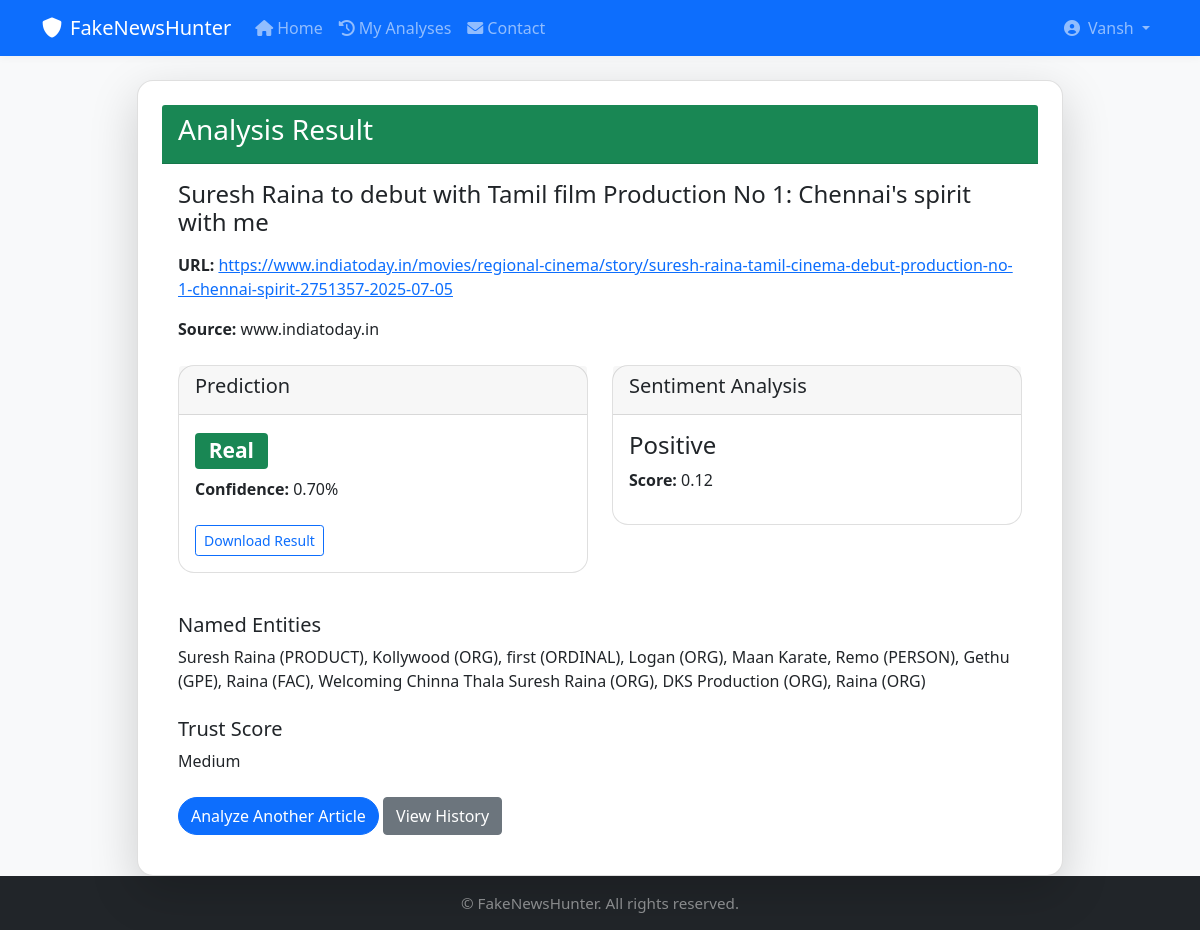
Page /result/2/ (signed in) on the committed database.
### core/models.py (models this page shows, shortened)
class UserProfile(models.Model):
    user = models.OneToOneField(User, on_delete=models.CASCADE, related_name='profile')
    full_name = models.CharField(max_length=255, blank=True)
    bio = models.TextField(max_length=500, blank=True)
    profile_picture = models.ImageField(upload_to='profile_pics/', blank=True, null=True)
    created_at = models.DateTimeField(auto_now_add=True)
    updated_at = models.DateTimeField(auto_now=True)
    @property
    def display_name(self):
        return self.full_name if self.full_name else self.user.username

class ArticleAnalysis(models.Model):
    user = models.ForeignKey(User, on_delete=models.CASCADE, related_name='analyses', null=True, blank=True)
    url = models.URLField(unique=True)
    title = models.CharField(max_length=512)
    content = models.TextField()
    publication_date = models.DateTimeField(null=True, blank=True)
    author = models.CharField(max_length=256, null=True, blank=True)
    source_domain = models.CharField(max_length=128)
    prediction = models.CharField(max_length=32)
    confidence = models.FloatField()
    sentiment = models.CharField(max_length=32)
    sentiment_score = models.FloatField()
    entities = models.TextField()
    trust_score = models.CharField(max_length=32)
    created_at = models.DateTimeField(auto_now_add=True)
    class Meta:
        verbose_name_plural = "Article Analyses"
        ordering = ['-created_at']

### core/views.py (the view)
# urls.py: path('result/<int:pk>/', views.result, name='result'),
@login_required
def result(request, pk):
    analysis = get_object_or_404(ArticleAnalysis, pk=pk)
    return render(request, 'result.html', {'analysis': analysis})

### templates/result.html (shortened to what this page needs)
{% extends 'base.html' %}
{% block content %}
<div class="row justify-content-center">
    <div class="col-md-10">
        <div class="card shadow-lg p-4">
            <div class="card-header bg-success text-white">
                <h3>Analysis Result</h3>
            </div>
            <div class="card-body">
                <h4 class="mb-3">{{ analysis.title }}</h4>
                <p><strong>URL:</strong> <a href="{{ analysis.url }}" target="_blank">{{ analysis.url }}</a></p>
                <p><strong>Source:</strong> {{ analysis.source_domain }}</p>
                <div class="row mt-4">
                    <div class="col-md-6">
                        <div class="card mb-3">
                            <div class="card-header">
                                <h5>Prediction</h5>
                            </div>
                            <div class="card-body">
                                <h3>
                                    <span class="badge bg-{% if analysis.prediction == 'Real' %}success{% else %}danger{% endif %}">
                                        {{ analysis.prediction }}
                                    </span>
                                </h3>
                                <p><strong>Confidence:</strong> {{ analysis.confidence|floatformat:2 }}%</p>
                                <a href="{% url 'download_result' analysis.pk %}" class="btn btn-outline-primary btn-sm mt-2">Download Result</a>
                            </div>
                        </div>
                    </div>
                    <div class="col-md-6">
                        <div class="card mb-3">
                            <div class="card-header">
                                <h5>Sentiment Analysis</h5>
                            </div>
                            <div class="card-body">
                                <h4>{{ analysis.sentiment }}</h4>
                                <p><strong>Score:</strong> {{ analysis.sentiment_score|floatformat:2 }}</p>
                            </div>
                        </div>
                    </div>
                </div>
                <div class="mt-4">
                    <h5>Named Entities</h5>
                    <p>{{ analysis.entities }}</p>
                </div>
                <div class="mt-4">
                    <h5>Trust Score</h5>
                    <p>{{ analysis.trust_score }}</p>
                </div>
                <div class="mt-4">
                    <a href="{% url 'home' %}" class="btn btn-primary">Analyze Another Article</a>
                    <a href="{% url 'history' %}" class="btn btn-secondary">View History</a>
                </div>
            </div>
        </div>
    </div>
</div>
{% endblock %}

### templates/navbar_user.html (shortened to what this page needs)
<nav class="navbar navbar-expand-lg navbar-dark bg-primary">
    <div class="container">
        <a class="navbar-brand" href="{% url 'home' %}">
            <i class="fas fa-shield-alt me-2"></i>FakeNewsHunter
        </a>
        <div class="collapse navbar-collapse" id="navbarNav">
            <ul class="navbar-nav me-auto">
                <li class="nav-item">
                    <a class="nav-link {% if request.resolver_match.url_name == 'home' %}active{% endif %}" href="{% url 'home' %}">
                        <i class="fas fa-home me-1"></i>Home
                    </a>
                </li>
                <li class="nav-item">
                    <a class="nav-link {% if request.resolver_match.url_name == 'history' %}active{% endif %}" href="{% url 'history' %}">
                        <i class="fas fa-history me-1"></i>My Analyses
                    </a>
                </li>
                <li class="nav-item">
                    <a class="nav-link {% if request.resolver_match.url_name == 'contact' %}active{% endif %}" href="{% url 'contact' %}">
                        <i class="fas fa-envelope me-1"></i>Contact
                    </a>
                </li>
            </ul>
            <ul class="navbar-nav">
                <li class="nav-item dropdown">
                    <a class="nav-link dropdown-toggle" href="#" id="navbarDropdown" role="button" data-bs-toggle="dropdown" aria-expanded="false">
                        {% if user.profile.profile_picture %}
                            <img src="{{ user.profile.profile_picture.url }}" alt="Profile" class="rounded-circle me-1" style="width: 24px; height: 24px; object-fit: cover;">
                        {% else %}
                            <i class="fas fa-user-circle me-1"></i>
                        {% endif %}
                        {{ user.profile.display_name }}
                    </a>
                </li>
            </ul>
        </div>
    </div>
</nav>

### static/style.css (style rules this page uses)
body { background: #f8f9fa; }
.card { border-radius: 1rem; }
.card-header { border-radius: 1rem 1rem 0 0; }
.btn-primary, .btn-success, .btn-info { border-radius: 2rem; font-weight: 500; }
.navbar { box-shadow: 0 2px 8px rgba(0,0,0,0.04); }

### rows in the picture
ArticleAnalysis: title "Suresh Raina to debut with Tamil film Production No 1: Chennai's spirit with me", url "https://www.indiatoday.in/movies/regional-cinema/story/suresh-raina-tamil-cinema-debut-production-no-1-chennai-spirit-2751357-2025-07-05", source_domain "www.indiatoday.in", prediction "Real", confidence "0.70", sentiment "Positive", sentiment_score "0.12", entities "Suresh Raina (PRODUCT), Kollywood (ORG), first (ORDINAL), Logan (ORG), Maan Karate, Remo (PERSON), Gethu (GPE), Raina (FAC), Welcoming Chinna Thala Suresh Raina (ORG), DKS Production (ORG), Raina (ORG)", trust_score "Medium"

### other values in the picture
{{ user.profile.display_name }} "Vansh"
